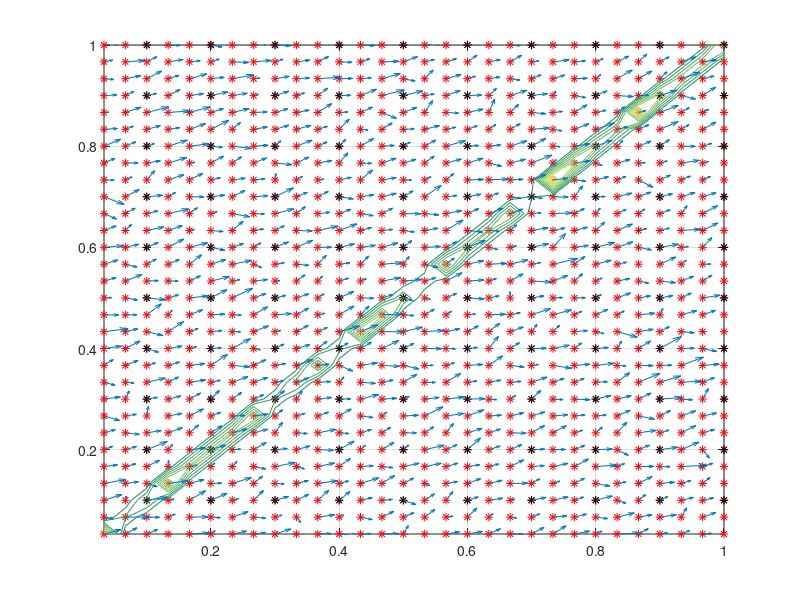

Write MATLAB code to recreate this figure.
clc 
clear
myu=0.000012;
den=1.29;
x0=0;
y0=0;
LX=1;
LY=1;
M=30;
N=30;
dx=(x0+LX)/M;
dy=(y0+LY)/N;
[x,y]=meshgrid(x0:dx:LX,y0:dy:LY);
plot(x,y,'*r');hold on;grid on
[xx,yy]=meshgrid(0.1:0.1:1.1,0.1:0.1:1.1);
plot(xx,yy,'*k');

for i=1:M;
    for j=1:N;
        u(i,j)=randn(1,1);
        v(i,j)=randn(1,1);
        uu(i,j)=3;
        vv(i,j)=1;
        U(i,j)=u(i,j)+uu(i,j);
        V(i,j)=v(i,j)+vv(i,j);
    end
end

for i=1:M;
    for j=1:N;
        x1(i,j)=i*dx;
        y1(i,j)=j*dy;
    end
end

for i=1:M;
    for j=1:N;
        dudy(i,j)=(u(i+1)-u(i))/dy;
        dvdx(i,j)=(v(i+1)-v(i))/dx;
        duudy(i,j)=(uu(i+1)-uu(i))/dy;
        dvvdx(i,j)=(vv(i+1)-vv(i))/dx;
        s(i,j)=0.5*(dudy(i,j)+dvdx(i,j));
        ss(i,j)=0.5*(duudy(i,j)+dvvdx(i,j));
    end
end

for i=1:M;
    for j=1:N;
        if (i==j)
            c=1;
        elseif (i~=j)
            c=0;
        end
        px(i,j)=0.1*c*randn(1,1);
        py(i,j)=0.1*c*randn(1,1);
        ppx(i,j)=0.3*c;
        ppy(i,j)=0.1*c;
        Px(i,j)=px(i,j)+ppx(i,j);
        Py(i,j)=py(i,j)+ppy(i,j);
        P(i,j)=Px(i,j)+Py(i,j);
    end
end

for i=1:M;
    for j=1:N;
        Mstress(i,j)=-(ppx(i,j)/dx+ppy(i,j)/dy)+2*myu*ss(i,j);
        stressf(i,j)=-(px(i,j)/dx+py(i,j)/dy)+2*myu*s(i,j);
        for a=1:10;
        uuu(a)=randn(1,1);
        vvv(a)=randn(1,1);
        end
        um(i,j)=mean(uuu);
        vm(i,j)=mean(vvv);
        rt=um(i,j)*vm(i,j);
        rtt=mean(rt);
        rrtt=den*rtt;
        rrrtt=mean(rrtt);
        ReynoldsStress(i,j)=den*rrrtt;
    end
end

[C,h] = contour(x1,y1,P);
set(1, 'units', 'centimeters', 'pos', [0 0 120.5 100])
colormap summer

quiver(x1,y1,U,V)